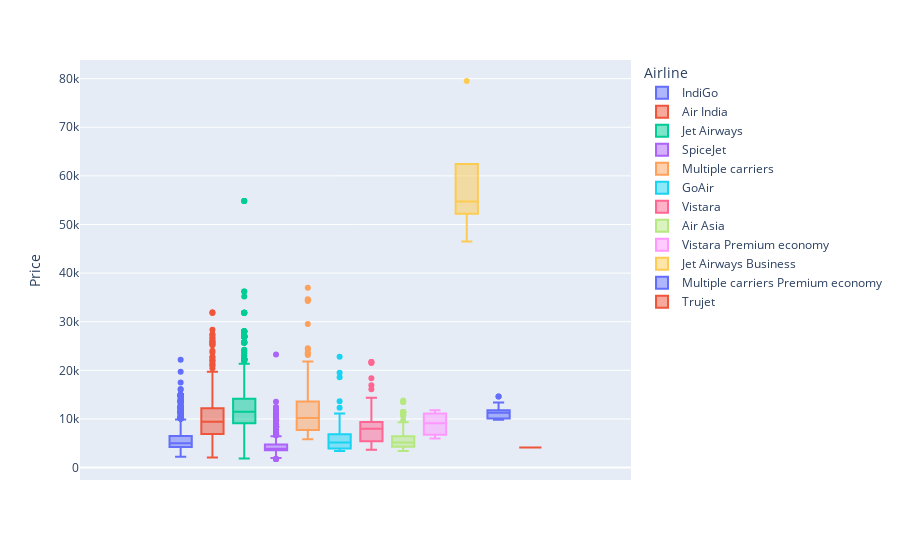

Notebook code for this chart:
### Markdown cell above
### Q4. How does the price of flights vary by airline? Create a boxplot to compare the prices of different airlines.

### Code cell
import plotly.express as px
plt.figure(figsize=(10,30))
box_plot = px.box(data_frame=df, y= 'Price', color = 'Airline')
box_plot.show()

### Figure 1 — Plotly figure (JSON) as saved in the notebook; plotly's stock layout.template omitted (floating-point values rounded to 4 significant figures; data arrays with more than 128 entries replaced by an {"elided": "..."} marker saying what was removed)
{"data": [{"alignmentgroup": "True", "hovertemplate": "Airline=IndiGo<br>Price=%{y}<extra></extra>", "legendgroup": "IndiGo", "marker": {"color": "#636efa"}, "name": "IndiGo", "notched": false, "offsetgroup": "IndiGo", "orientation": "v", "showlegend": true, "type": "box", "x0": " ", "xaxis": "x", "y": {"elided": "2053 int values"}, "y0": " ", "yaxis": "y"}, {"alignmentgroup": "True", "hovertemplate": "Airline=Air India<br>Price=%{y}<extra></extra>", "legendgroup": "Air India", "marker": {"color": "#EF553B"}, "name": "Air India", "notched": false, "offsetgroup": "Air India", "orientation": "v", "showlegend": true, "type": "box", "x0": " ", "xaxis": "x", "y": {"elided": "1752 int values"}, "y0": " ", "yaxis": "y"}, {"alignmentgroup": "True", "hovertemplate": "Airline=Jet Airways<br>Price=%{y}<extra></extra>", "legendgroup": "Jet Airways", "marker": {"color": "#00cc96"}, "name": "Jet Airways", "notched": false, "offsetgroup": "Jet Airways", "orientation": "v", "showlegend": true, "type": "box", "x0": " ", "xaxis": "x", "y": {"elided": "3849 int values"}, "y0": " ", "yaxis": "y"}, {"alignmentgroup": "True", "hovertemplate": "Airline=SpiceJet<br>Price=%{y}<extra></extra>", "legendgroup": "SpiceJet", "marker": {"color": "#ab63fa"}, "name": "SpiceJet", "notched": false, "offsetgroup": "SpiceJet", "orientation": "v", "showlegend": true, "type": "box", "x0": " ", "xaxis": "x", "y": {"elided": "818 int values"}, "y0": " ", "yaxis": "y"}, {"alignmentgroup": "True", "hovertemplate": "Airline=Multiple carriers<br>Price=%{y}<extra></extra>", "legendgroup": "Multiple carriers", "marker": {"color": "#FFA15A"}, "name": "Multiple carriers", "notched": false, "offsetgroup": "Multiple carriers", "orientation": "v", "showlegend": true, "type": "box", "x0": " ", "xaxis": "x", "y": {"elided": "1196 int values"}, "y0": " ", "yaxis": "y"}, {"alignmentgroup": "True", "hovertemplate": "Airline=GoAir<br>Price=%{y}<extra></extra>", "legendgroup": "GoAir", "marker": {"color": "#19d3f3"}, "name": "GoAir", "notched": false, "offsetgroup": "GoAir", "orientation": "v", "showlegend": true, "type": "box", "x0": " ", "xaxis": "x", "y": {"elided": "194 int values"}, "y0": " ", "yaxis": "y"}, {"alignmentgroup": "True", "hovertemplate": "Airline=Vistara<br>Price=%{y}<extra></extra>", "legendgroup": "Vistara", "marker": {"color": "#FF6692"}, "name": "Vistara", "notched": false, "offsetgroup": "Vistara", "orientation": "v", "showlegend": true, "type": "box", "x0": " ", "xaxis": "x", "y": {"elided": "479 int values"}, "y0": " ", "yaxis": "y"}, {"alignmentgroup": "True", "hovertemplate": "Airline=Air Asia<br>Price=%{y}<extra></extra>", "legendgroup": "Air Asia", "marker": {"color": "#B6E880"}, "name": "Air Asia", "notched": false, "offsetgroup": "Air Asia", "orientation": "v", "showlegend": true, "type": "box", "x0": " ", "xaxis": "x", "y": {"elided": "319 int values"}, "y0": " ", "yaxis": "y"}, {"alignmentgroup": "True", "hovertemplate": "Airline=Vistara Premium economy<br>Price=%{y}<extra></extra>", "legendgroup": "Vistara Premium economy", "marker": {"color": "#FF97FF"}, "name": "Vistara Premium economy", "notched": false, "offsetgroup": "Vistara Premium economy", "orientation": "v", "showlegend": true, "type": "box", "x0": " ", "xaxis": "x", "y": [11793, 9125, 5969], "y0": " ", "yaxis": "y"}, {"alignmentgroup": "True", "hovertemplate": "Airline=Jet Airways Business<br>Price=%{y}<extra></extra>", "legendgroup": "Jet Airways Business", "marker": {"color": "#FECB52"}, "name": "Jet Airways Business", "notched": false, "offsetgroup": "Jet Airways Business", "orientation": "v", "showlegend": true, "type": "box", "x0": " ", "xaxis": "x", "y": [52229, 79512, 62427, 46490, 52285, 57209], "y0": " ", "yaxis": "y"}, {"alignmentgroup": "True", "hovertemplate": "Airline=Multiple carriers Premium economy<br>Price=%{y}<extra></extra>", "legendgroup": "Multiple carriers Premium economy", "marker": {"color": "#636efa"}, "name": "Multiple carriers Premium economy", "notched": false, "offsetgroup": "Multiple carriers Premium economy", "orientation": "v", "showlegend": true, "type": "box", "x0": " ", "xaxis": "x", "y": [10161, 9845, 10161, 9845, 11269, 11269, 14629, 14629, 9845, 11269, 13369, 10885, 11269], "y0": " ", "yaxis": "y"}, {"alignmentgroup": "True", "hovertemplate": "Airline=Trujet<br>Price=%{y}<extra></extra>", "legendgroup": "Trujet", "marker": {"color": "#EF553B"}, "name": "Trujet", "notched": false, "offsetgroup": "Trujet", "orientation": "v", "showlegend": true, "type": "box", "x0": " ", "xaxis": "x", "y": [4140], "y0": " ", "yaxis": "y"}], "layout": {"boxmode": "group", "legend": {"title": {"text": "Airline"}, "tracegroupgap": 0}, "margin": {"t": 60}, "xaxis": {"anchor": "y", "domain": [0, 1]}, "yaxis": {"anchor": "x", "domain": [0, 1], "title": {"text": "Price"}}}}
